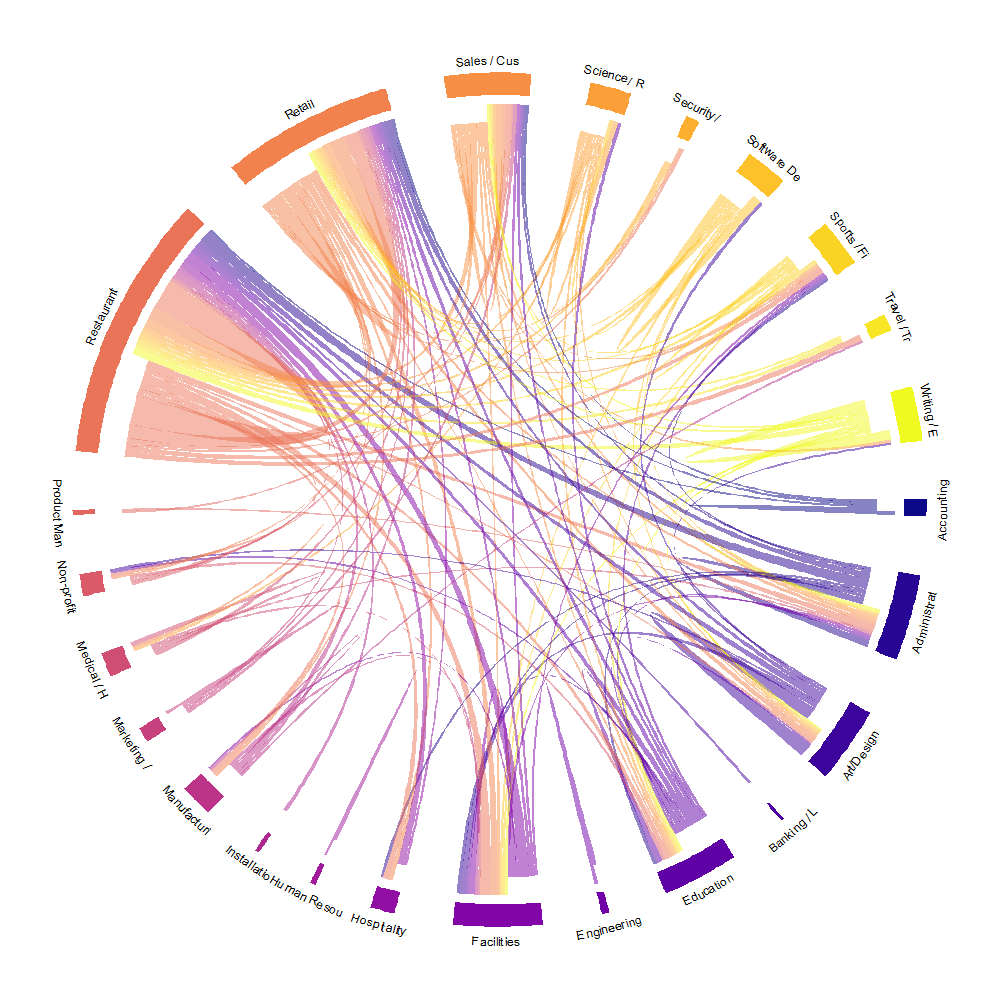

Source code (R):
library("circlize")
library("dplyr")
load("data/output.RData")
load("data/parsed_first7jobs.RData")
png(filename="circle.png",
    width = 1000, height = 1000)
# Output has same length as request, so here no need to join by MD5.

output_with_words <- bind_cols(output, first7jobs_parsed)
output_with_words <- mutate(output_with_words,
                            label = substr(label, 1, 11))
output_with_words_high <- filter(output_with_words,
                                 probability > 0.5)

# get data with from and to
count <- output_with_words_high %>%
  tibble::as_tibble() %>%
  select(status_id, label) %>%
  group_by(status_id) %>%
  mutate(category_from = lag(label)) %>%
  rename(category_to = label) %>%
  filter(!is.na(category_from)) %>%
  ungroup() %>%
  group_by(category_to, category_from) %>%
  filter(n() > 10)

df <- tibble::as_tibble(table(count$category_to, count$category_from))
df <- rename(df, src = Var1, target = Var2)


category = c(structure(df$src, names=df$src), 
          structure(df$target, names= df$target))
category = category[!duplicated(names(category))]
category = category[order(category, names(category))]
category_color = identity(viridis::viridis_pal(option = "plasma")(length(unique(c(df$src, df$target)))))


gap.degree = do.call("c", lapply(table(category), function(i) c(rep(2, i-1), 8)))
circos.par(gap.degree = gap.degree)

chordDiagram(df, order = names(category), grid.col = category_color,
             directional = 1, annotationTrack = "grid",
             preAllocateTracks = list(
               list(track.height = 0.02))
)

for(b in 1:length(category)) {
  highlight.sector(sector.index = category[b], track.index = 1, col = "white", 
                   text = category[b], 
                   facing = "bending.outside",
                   niceFacing = TRUE)
}

circos.clear()
dev.off()

